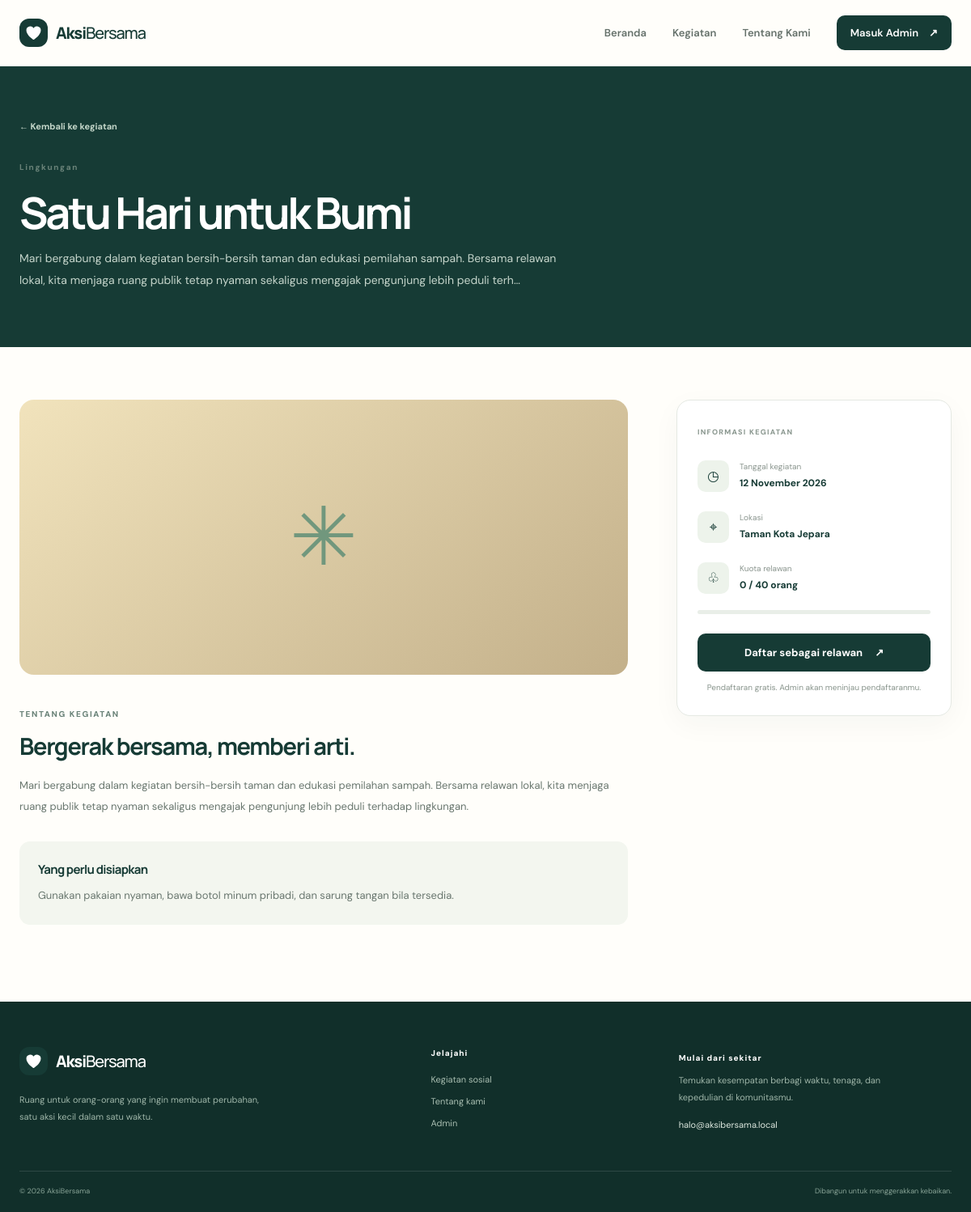
The app's page /event.php?id=1 with its own data.
### tables this page shows
CREATE TABLE events (
    id BIGINT UNSIGNED AUTO_INCREMENT PRIMARY KEY,
    title VARCHAR(150) NOT NULL,
    category ENUM('lingkungan','pendidikan','sosial','kesehatan','kemanusiaan','lainnya') NOT NULL DEFAULT 'sosial',
    event_date DATE NOT NULL,
    location VARCHAR(180) NOT NULL,
    capacity INT UNSIGNED NOT NULL DEFAULT 30,
    description TEXT NOT NULL,
    requirements TEXT NULL,
    image_url VARCHAR(500) NULL,
    status ENUM('draft','published') NOT NULL DEFAULT 'draft',
    created_by BIGINT UNSIGNED NULL,
    created_at TIMESTAMP DEFAULT CURRENT_TIMESTAMP,
    updated_at TIMESTAMP DEFAULT CURRENT_TIMESTAMP ON UPDATE CURRENT_TIMESTAMP,
    CONSTRAINT fk_events_admin FOREIGN KEY (created_by) REFERENCES admins(id) ON DELETE SET NULL,
    INDEX idx_events_public (status, event_date),
    INDEX idx_events_category (category)
);

### includes/functions.php (called while the page is built, shortened)
<?php
function e(?string $value): string {
    return htmlspecialchars($value ?? '', ENT_QUOTES | ENT_SUBSTITUTE, 'UTF-8');
}
function url(string $path = ''): string {
    return rtrim(BASE_URL, '/') . '/' . ltrim($path, '/');
}
function format_date(?string $date): string {
    $months = [1=>'Januari', 'Februari', 'Maret', 'April', 'Mei', 'Juni', 'Juli', 'Agustus', 'September', 'Oktober', 'November', 'Desember'];
    $time = strtotime($date);
    return date('j', $time) . ' ' . $months[(int)date('n', $time)] . ' ' . date('Y', $time);
}
function excerpt(string $text, int $length = 135): string {
    $text = trim(strip_tags($text));
    return mb_substr($text, 0, $length - 1) . '…';
}

### event.php (the view, shortened to what this page needs)
<?php
require_once __DIR__ . '/config/config.php';
require_once __DIR__ . '/includes/functions.php';
$id = filter_input(INPUT_GET, 'id', FILTER_VALIDATE_INT);
$stmt = $pdo->prepare("SELECT e.*, (SELECT COUNT(*) FROM registrations r WHERE r.event_id=e.id AND r.status IN ('menunggu','diterima','hadir')) AS registered_count FROM events e WHERE e.id=? AND e.status='published' LIMIT 1");
$stmt->execute([$id]);
$event = $stmt->fetch();
$categoryLabels = ['lingkungan'=>'Lingkungan','pendidikan'=>'Pendidikan','sosial'=>'Sosial','kesehatan'=>'Kesehatan','kemanusiaan'=>'Kemanusiaan','lainnya'=>'Lainnya'];
require __DIR__ . '/includes/header.php';
?>
<section class="page-hero"><div class="container"><a class="back-link" href="<?= e(url('index.php#kegiatan')) ?>">← Kembali ke kegiatan</a><span class="eyebrow"><?= e($categoryLabels[$event['category']] ?? 'Kegiatan') ?></span><h1><?= e($event['title']) ?></h1><p><?= e(excerpt($event['description'], 190)) ?></p></div></section>
<section class="section detail-section"><div class="container detail-grid">
    <div class="detail-main">
        <div class="detail-cover detail-cover-<?= (int)$event['id'] % 3 + 1 ?>"><?php if ($event['image_url']): ?><img src="<?= e($event['image_url']) ?>" alt="<?= e($event['title']) ?>"><?php else: ?><span>✳</span><?php endif; ?></div>
        <span class="eyebrow">TENTANG KEGIATAN</span><h2>Bergerak bersama, memberi arti.</h2><div class="detail-description"><?= nl2br(e($event['description'])) ?></div>
        <?php if ($event['requirements']): ?><div class="requirements"><h3>Yang perlu disiapkan</h3><p><?= nl2br(e($event['requirements'])) ?></p></div><?php endif; ?>
    </div>
    <aside class="registration-panel">
        <span class="panel-kicker">INFORMASI KEGIATAN</span>
        <div class="info-row"><span class="info-icon">◷</span><span><small>Tanggal kegiatan</small><strong><?= e(format_date($event['event_date'])) ?></strong></span></div>
        <div class="info-row"><span class="info-icon">⌖</span><span><small>Lokasi</small><strong><?= e($event['location']) ?></strong></span></div>
        <div class="info-row"><span class="info-icon">♧</span><span><small>Kuota relawan</small><strong><?= (int)$event['registered_count'] ?> / <?= (int)$event['capacity'] ?> orang</strong></span></div>
        <div class="capacity-track"><span style="width:<?= min(100, (int)$event['capacity'] > 0 ? round((int)$event['registered_count'] / (int)$event['capacity'] * 100) : 0) ?>%"></span></div>
        <?php if (strtotime($event['event_date']) < strtotime(date('Y-m-d'))): ?>
            <div class="alert alert-info">Pendaftaran kegiatan ini sudah ditutup.</div>
        <?php elseif ((int)$event['registered_count'] >= (int)$event['capacity']): ?>
            <div class="alert alert-info">Kuota relawan telah terpenuhi.</div>
        <?php else: ?>
            <a class="btn btn-primary btn-block" href="<?= e(url('register.php?event_id=' . $event['id'])) ?>">Daftar sebagai relawan <span>↗</span></a>
            <p class="panel-footnote">Pendaftaran gratis. Admin akan meninjau pendaftaranmu.</p>
        <?php endif; ?>
    </aside>
</div></section>
<?php require __DIR__ . '/includes/footer.php'; ?>

### assets/css/style.css (style rules this page uses)
:root { --forest:#163b35;--forest-2:#214d43;--forest-3:#2d6255;--sage:#dce9df;--sage-2:#eef4ef;--cream:#f8f7f1;--paper:#fffefa;--ink:#1e2c28;--muted:#77837d;--line:#e5e9e3;--amber:#e6b85c;--coral:#df8b6c;--blue:#e3eef8;--shadow:0 18px 55px rgba(21,52,44,.08);--radius:20px }
* { box-sizing:border-box }
html { scroll-behavior:smooth;scroll-padding-top:90px }
body { margin:0;background:var(--paper);color:var(--ink);font-family:'DM Sans',sans-serif;font-size:15px;line-height:1.65;-webkit-font-smoothing:antialiased }
h1,h2,h3,h4,p { margin-top:0 }
h1,h2,h3,.brand { font-family:'Manrope',sans-serif;letter-spacing:-.045em }
a { color:inherit;text-decoration:none }
button,a,input,textarea,select { -webkit-tap-highlight-color:transparent }
.container { width:min(1160px,calc(100% - 48px));margin-inline:auto }
.eyebrow { display:inline-flex;align-items:center;gap:9px;color:#698278;font-size:10px;font-weight:800;letter-spacing:.16em;line-height:1.4 }
.btn { display:inline-flex;align-items:center;justify-content:center;gap:15px;border:0;border-radius:10px;padding:13px 19px;font-weight:700;font-size:13px;transition:transform .2s,background .2s;cursor:pointer }
.btn-primary { background:var(--forest);color:#fff }
.btn-block { width:100% }
.section { padding:95px 0 }
.page-hero { background:var(--forest);color:#fff;padding:65px 0 70px }
.page-hero .back-link { display:block;margin-bottom:28px;color:#c5d7ca }
.back-link { font-size:11px;font-weight:700;color:#688077;display:inline-block;margin-bottom:20px }
.page-hero h1 { font-size:clamp(36px,5vw,54px);line-height:1.15;letter-spacing:-.06em;margin:13px 0 }
.page-hero>div>p { color:#c5d5cb;max-width:680px;font-size:14px;line-height:1.9;margin-bottom:0 }
.detail-section { padding-top:65px }
.detail-grid { display:grid;grid-template-columns:minmax(0,1fr) 340px;gap:60px;align-items:start }
.detail-cover { height:340px;border-radius:18px;overflow:hidden;display:grid;place-items:center;background:linear-gradient(140deg,#d8e6d8,#8ca995);margin-bottom:35px;color:#71977d;font-size:100px }
.detail-cover-2 { background:linear-gradient(140deg,#f1e3bc,#c3b08a) }
.detail-main h2 { font-size:29px;color:var(--forest);line-height:1.3;margin:10px 0 16px }
.detail-description,.requirements p { color:#69776f;font-size:13px;line-height:2 }
.requirements { margin-top:30px;padding:23px;background:#f3f6ef;border-radius:13px }
.requirements h3 { font-size:15px;color:var(--forest);margin-bottom:7px }
.requirements p { margin:0 }
.registration-panel { position:sticky;top:105px;border:1px solid var(--line);padding:25px;border-radius:17px;background:#fff;box-shadow:0 10px 35px rgba(22,59,53,.04) }
.panel-kicker,.summary-label { font-size:9px;font-weight:800;letter-spacing:.14em;color:#8a978f }
.info-row { display:flex;gap:13px;align-items:center;margin-top:24px }
.info-icon { width:39px;height:39px;display:grid;place-items:center;background:#edf3eb;color:var(--forest);border-radius:10px;font-size:17px }
.info-row small,.info-row strong { display:block }
.info-row small { font-size:10px;color:#8a958e }
.info-row strong { font-size:12px;color:var(--forest);margin-top:2px }
.capacity-track { height:5px;background:#e9eee8;border-radius:20px;overflow:hidden;margin:20px 0 24px }
.panel-footnote { font-size:10px;color:#89958d;text-align:center;margin:12px 0 0 }

### records on screen
events: category "Lingkungan", title "Satu Hari untuk Bumi", description "Mari bergabung dalam kegiatan bersih-bersih taman dan edukasi pemilahan sampah. Bersama relawan lokal, kita menjaga ruang publik tetap nyaman sekaligus mengajak pengunjung lebih peduli terh…", description "Mari bergabung dalam kegiatan bersih-bersih taman dan edukasi pemilahan sampah. Bersama relawan lokal, kita menjaga ruang publik tetap nyaman sekaligus mengajak pengunjung lebih peduli terhadap lingkungan.", requirements "Gunakan pakaian nyaman, bawa botol minum pribadi, dan sarung tangan bila tersedia.", event_date "12 November 2026", location "Taman Kota Jepara", capacity "40"

### other values on screen
$event['registered_count'] "0"
